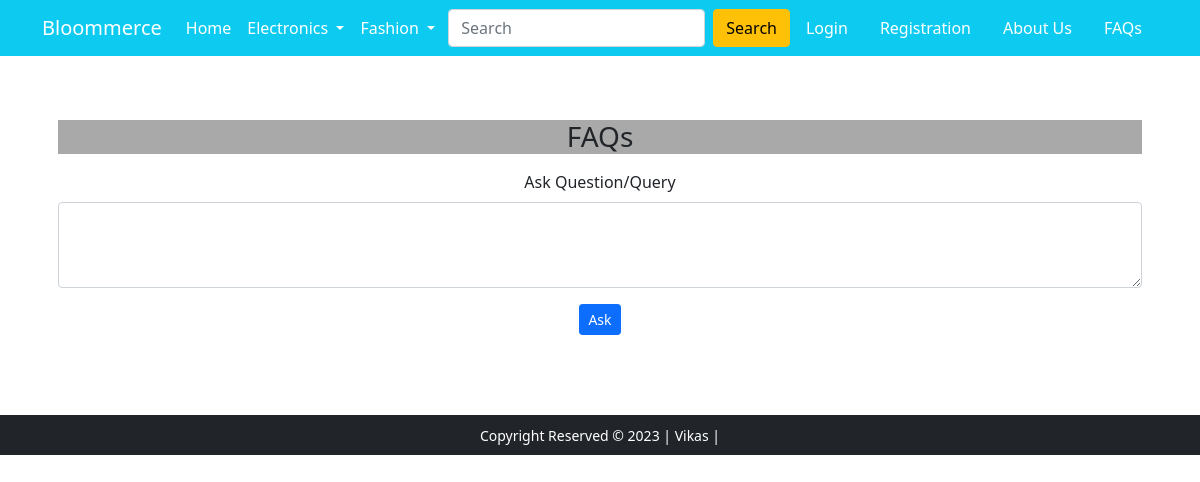
/question/, run on an earlier commit of the app's database.
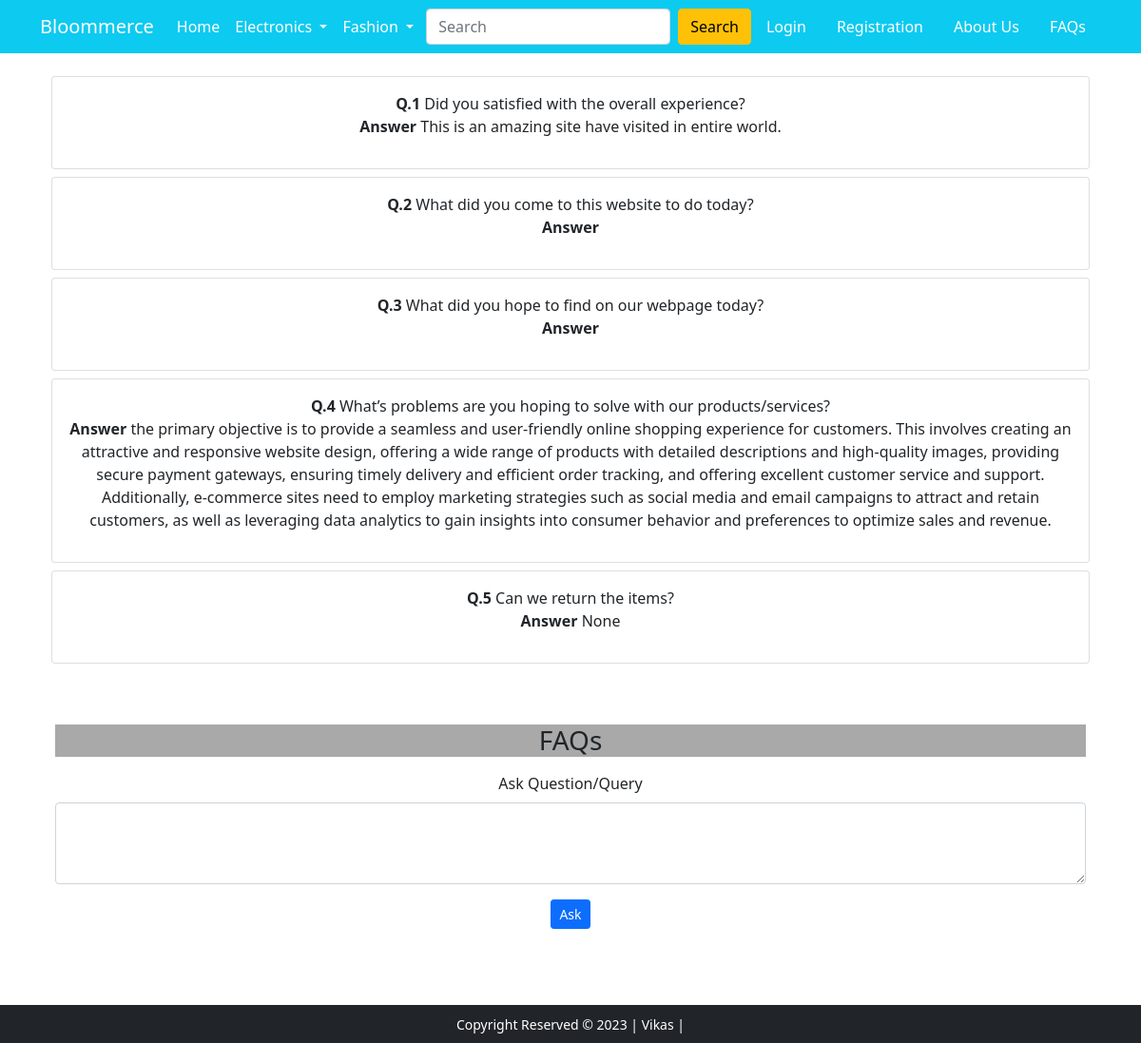
And on a later commit of the database.
### app/models.py (models this page shows, shortened)
class FreqenltyAskQuestion(models.Model):
    question = models.CharField(max_length=200)
    answer = models.TextField(blank=True, null=True)
    created_on = models.DateTimeField(auto_now_add=True)

### app/views.py (the view)
# urls.py: path('question/', views.frequenty_ask_question, name='faqs'),
def frequenty_ask_question(request):
    if request.method == "POST":
        question = request.POST.get('question')
        new_question = FreqenltyAskQuestion.objects.create(question=question)
        new_question.save()
        messages.success(request, "Question added")
        return redirect('faqs')
    all_faqs = FreqenltyAskQuestion.objects.all()
    context = {'all_faqs':all_faqs}
    return render(request, 'app/faqs.html', context)

### app/templates/app/faqs.html (shortened to what this page needs)
{% extends 'app/base.html' %}
{% load static %}
{% block main-content %}
<div class="container text-center mt-4">
    <div class="container">
      {% for i in all_faqs %}
        <div class="card mt-2">
          <div class="card-body">
            <strong>Q.{{ forloop.counter }}</strong> {{ i.question }} <br>
            <p><strong>Answer</strong> {{ i.answer }}</p>
          </div>
        </div>
        {% endfor %}
    </div>
    <div class="card-body mt-5">
      <h3 class="card-title" style="background-color: darkgrey;">FAQs</h3>
      <p class="card-text">
        <form action="" method="post">
            <div class="mb-3">
                <label for="question" class="form-label">Ask Question/Query</label>
                <textarea class="form-control" id="question" name="question" rows="3"></textarea>
              </div>
              <input type="submit" class="btn btn-primary btn-sm" value="Ask">
        </form>
      </p>
  </div>
</div>
{% endblock %}

What changed in the data, as far as the page shows it:
added FreqenltyAskQuestion: question "Did you satisfied with the overall experience?", answer "This is an amazing site have visited in entire world."
added FreqenltyAskQuestion: question "What did you come to this website to do today?"
added FreqenltyAskQuestion: question "What did you hope to find on our webpage today?"
added FreqenltyAskQuestion: question "What’s problems are you hoping to solve with our products/services?", answer "the primary objective is to provide a seamless and user-friendly online shopping experience for customers. This involves creating an attractive and responsive website design, offering a wide range of products with detailed descriptions and high-quality images, providing secure payment gateways, ensuring timely delivery and efficient order tracking, and offering excellent customer service and support. Additionally, e-commerce sites need to employ marketing strategies such as social media and email campaigns to attract and retain customers, as well as leveraging data analytics to gain insights into consumer behavior and preferences to optimize sales and revenue."
added FreqenltyAskQuestion: question "Can we return the items?", answer "None"
